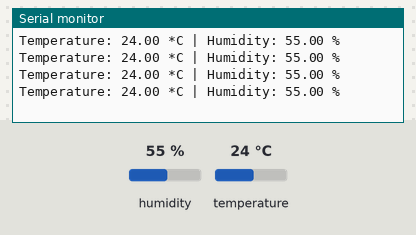
The sketch below on a simulated Arduino Uno, built with avr-gcc and run on an emulated ATmega328P. Parts: the last lines printed to the serial monitor. The inputs (shaded band) are chosen by the test bench; at power-on: humidity 55 %, temperature 24 °C.

Above: at 2.8 s.
2.9 s: humidity set to 22 %
At 6.4 s:
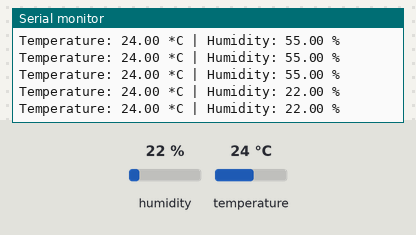
6.6 s: temperature set to 12 °C
At 7.4 s:
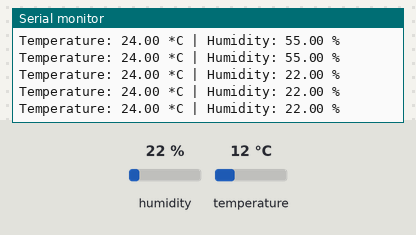
10.3 s: humidity set to 40 %
At 12.4 s:
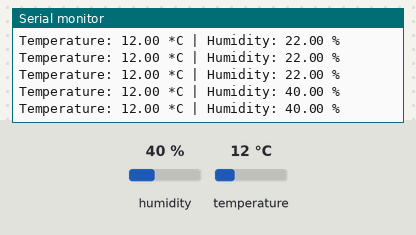
Timing chart, 0 to 13.9 s (numbered marks = the images above; inputs shaded):
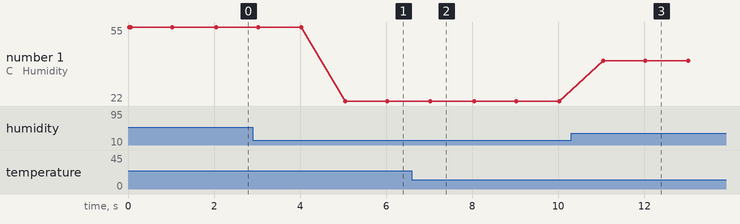

Measured:
- after the input at 2.9 s, the serial monitor: prints a new line after 2.1 s (image 1)
- after the input at 10.3 s, the serial monitor: prints a new line after 0.75 s (image 3)
- plotted number 1: 55 → 22 after the input at 2.9 s, 22 → 40 after the input at 10.3 s

The sketch:

Master_DoAm.ino
```cpp
#include <SoftwareSerial.h>
#include <DHT.h>

#define DHTTYPE DHT11
const int DHT_PIN = 4;
SoftwareSerial BTSerial(10, 11);

// DHT11
DHT dht(DHT_PIN, DHTTYPE);

unsigned long lastDHTReadTime = 0;
float tempC;
float humidity;

char lastSentCommand = ' ';

void setup() {
  Serial.begin(9600);

  dht.begin();
  BTSerial.begin(38400);
}

void loop() {
  if (millis() - lastDHTReadTime >= 1000 || lastDHTReadTime == 0) {
    lastDHTReadTime = millis();

    humidity = dht.readHumidity();
    tempC = dht.readTemperature();


    Serial.print("Temperature: "); Serial.print(tempC);
    Serial.print(" *C | Humidity: "); Serial.print(humidity);
    Serial.println(" %");

    char commandToSend;
    if (humidity > 80.0) {
      commandToSend = '1';
    }
    else {
      commandToSend = '0';
    }

    if (commandToSend != lastSentCommand) {
      BTSerial.write(commandToSend);
      lastSentCommand = commandToSend;
    }
  }
}
```
